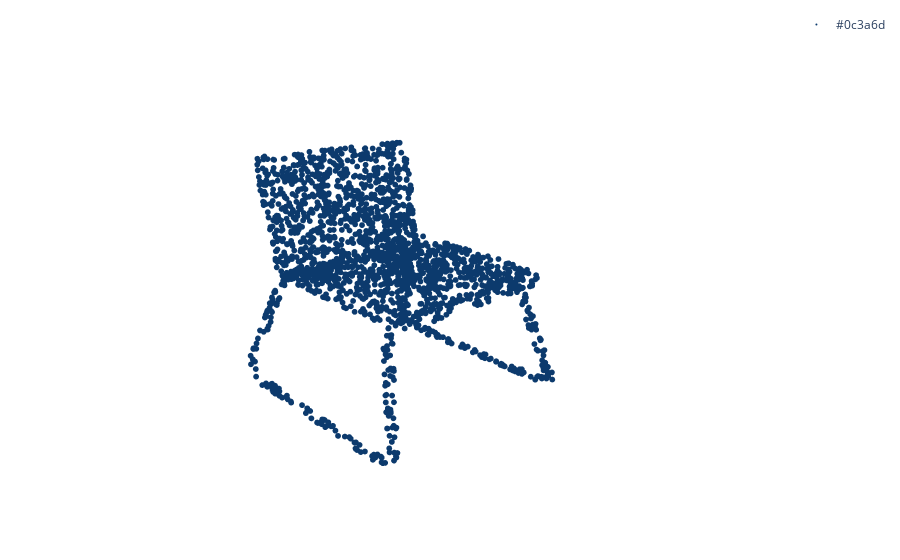

The cell this chart's notebook holds for it:
### Code cell
run_id = "MPE-7698"

# run = neptune.init(
#     project='rahatzamancse/MPSE-on-LMNET-dataset',
#     api_token='eyJhcGlfYWRkcmVzcyI6Imh0dHBzOi8vYXBwLm5lcHR1bmUuYWkiLCJhcGlfdXJsIjoiaHR0cHM6Ly9hcHAubmVwdHVuZS5haSIsImFwaV9rZXkiOiI3NDk5MWVkNS0wMDg4LTRmNTktYWQyZC0zNzUyNTg0MTY1MGYifQ==',
#     run=run_id, mode="read-only"
# )
run = neptune.init(
    project='rahatzamancse/3DMPE-angle-noise', 
    api_token='eyJhcGlfYWRkcmVzcyI6Imh0dHBzOi8vYXBwLm5lcHR1bmUuYWkiLCJhcGlfdXJsIjoiaHR0cHM6Ly9hcHAubmVwdHVuZS5haSIsImFwaV9rZXkiOiI3NDk5MWVkNS0wMDg4LTRmNTktYWQyZC0zNzUyNTg0MTY1MGYifQ==',
    with_id=run_id, mode="read-only"
)

# print("Ground Truth")
# run["GT/X"].download('/tmp/')
# points = np.load('/tmp/X.npy')
# print(points.min(), points.max())
# fig = plot_3D([points])
# # fig.write_html("GT.html")
# fig.show()

print("Embedding")
run["Results/Embedding_X"].download('/tmp/')
embedding = np.load('/tmp/Embedding_X.npy')
# fig = plot_3D([embedding], colors=['red'])
embedding = np.dot(embedding, getRotationMatrix(0, 'x'))
embedding = np.dot(embedding, getRotationMatrix(60, 'y'))
embedding = np.dot(embedding, getRotationMatrix(20, 'z'))
# embedding = np.dot(embedding, getRotationMatrix(180, 'y'))
fig = plot_3D_paper([embedding], point_size=2, colors=['#0c3a6d'])
# fig.write_html("Embedding.html")
fig.show()



# all_trans_mats = []
# for metric in ['4PointSample', 'Global-RMSE-opt']:
#     path = "Results/Alignment/" + metric + '/transformation_mat'
#     run[path].download(f'/tmp/')
#     trans_mats = np.load('/tmp/transformation_mat.npy')
#     all_trans_mats.append(trans_mats)

# # 4Point
# print("4PointSample :", run['Results/Alignment/4PointSample/error'].fetch())
# aligned_embedding = apply_transformation(embedding, all_trans_mats[0])
# fig = plot_3D([points, aligned_embedding])
# fig.write_html("4pointaligned.html")
# fig.show()

# # Global
# print("Global-RMSE-opt :", run['Results/Alignment/Global-RMSE-opt/error'].fetch())
# aligned_embedding = apply_transformation(embedding, all_trans_mats[1])
# fig = plot_3D([points, aligned_embedding])
# fig.write_html("rmsealigned.html")
# fig.show()

# print("Projections")
# run["GT/Projections"].download('/tmp/')
# projections = np.load('/tmp/Projections.npy')
# print(projections.min(), projections.max())

run.stop()

### Figure 1 — Plotly figure (JSON) as saved in the notebook; plotly's stock layout.template omitted (floating-point values rounded to 4 significant figures; data arrays with more than 128 entries replaced by an {"elided": "..."} marker saying what was removed)
{"data": [{"legendgroup": "#0c3a6d", "marker": {"color": "#0c3a6d", "colorscale": [[0, "#ff0000"], [0.1111, "#ffa700"], [0.2222, "#afff00"], [0.3333, "#08ff00"], [0.4444, "#00ff9f"], [0.5556, "#00b7ff"], [0.6667, "#0010ff"], [0.7778, "#9700ff"], [0.8889, "#ff00bf"], [1, "#ff0000"]], "opacity": 1, "size": 2, "symbol": "circle"}, "mode": "markers", "name": "#0c3a6d", "showlegend": true, "type": "scatter3d", "x": {"elided": "2048 float values"}, "y": {"elided": "2048 float values"}, "z": {"elided": "2048 float values"}}], "layout": {"margin": {"b": 10, "l": 10, "r": 10, "t": 10}, "scene": {"xaxis": {"visible": false}, "yaxis": {"visible": false}, "zaxis": {"visible": false}}}}
